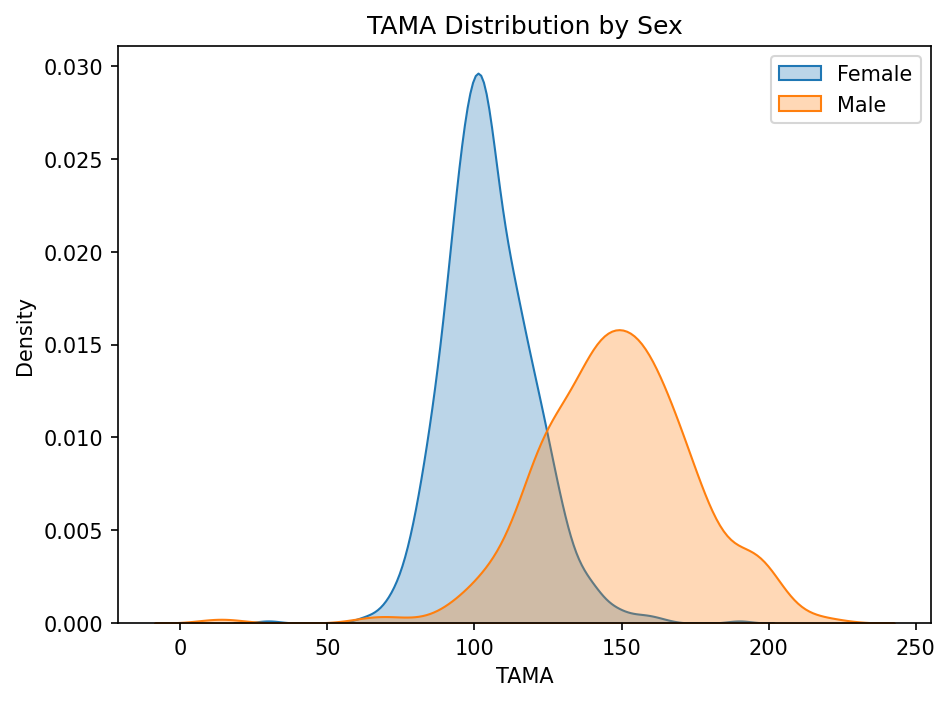
#> input picture 연구코드/results/0508/TAMA/Distribution_by_Sex.png, 950 x 701 px
$ python -i data_redefined.py   (imports and definitions only)
#> lines starting #> are read from the running program, lines starting #| are printed output that depends on the picture; after the words box and inside, x2 and y2 are one past the last pixel; in counts of white or black regions, pixels touching at a corner belong together
import os
import pydicom
import pandas as pd
import numpy as np
import cv2
from pathlib import Path
from tqdm import tqdm
from scipy import stats, signal
import pywt

AEC_POINTS = 128

def find_plot_y_bounds(image_bgr) -> tuple[int, int]:
    """
    Hough 변환으로 긴 수평선을 검출해 plot 영역의 top(y=800) / bottom(y=0) 픽셀 행을 반환.
    검출 실패 시 이미지 전체 높이를 사용.
    """
    height, width = image_bgr.shape[:2]
    gray  = cv2.cvtColor(image_bgr, cv2.COLOR_BGR2GRAY)
    edges = cv2.Canny(gray, 30, 100)

    lines = cv2.HoughLinesP(
        edges, 1, np.pi / 180,
        threshold=width // 5,
        minLineLength=width // 4,
        maxLineGap=50,
    )

    if lines is None:
        return 0, height

    h_ys = [
        (y1 + y2) / 2
        for _, y1, _, y2 in lines[:, 0]
        if abs(y2 - y1) < 3
    ]

    if len(h_ys) < 2:
        return 0, height

    return int(min(h_ys)), int(max(h_ys))


def extract_aec(image_path: Path, n_points: int = AEC_POINTS, y_max: float = 800.0) -> np.ndarray:
#> called with n_points = 128, y_max = 800
    raw = np.fromfile(str(image_path), dtype=np.uint8)
    if raw.size == 0:
        raise ValueError(f"Empty file (0 bytes): {image_path}")
    image_bgr = cv2.imdecode(raw, cv2.IMREAD_COLOR)
#> image_bgr is the input picture: shape (701, 950, 3); mean B, G, R 242.2, 243.7, 245.1
    if image_bgr is None:
        raise ValueError(f"Image decode failed: {image_path}")

    # HSV 변환 후 파란색 마스크 (Hue 100~130°)
    hsv = cv2.cvtColor(image_bgr, cv2.COLOR_BGR2HSV)
#> hsv: shape (701, 950, 3); mean H, S, V 7.7, 10.1, 248.2
    lower_blue = np.array([100, 80, 80], dtype=np.uint8)
    upper_blue = np.array([130, 255, 255], dtype=np.uint8)
    blue_mask  = cv2.inRange(hsv, lower_blue, upper_blue)
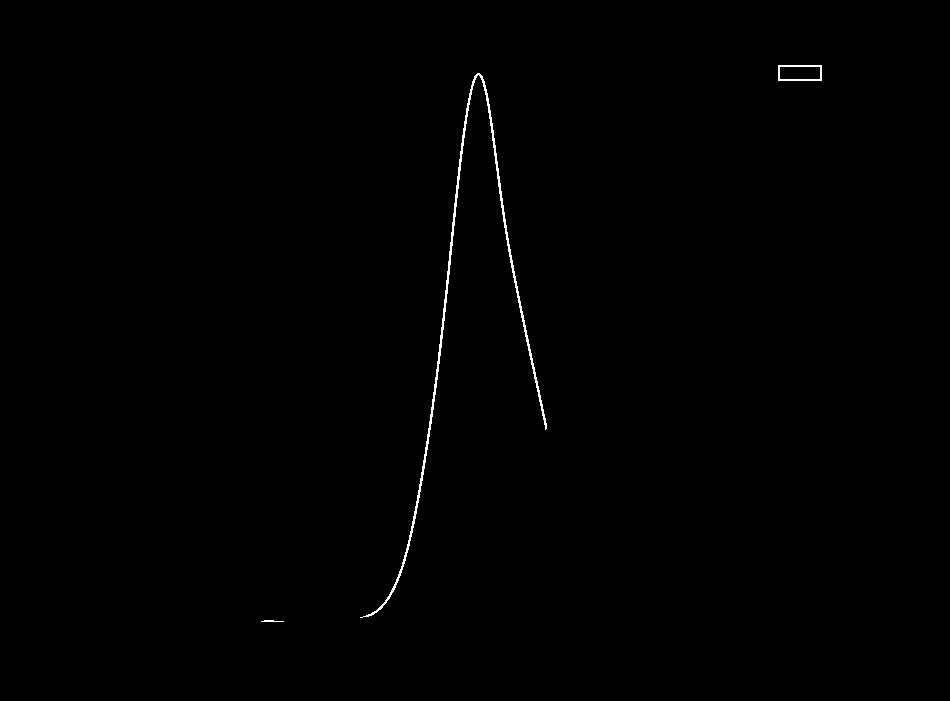
#> blue_mask: shape (701, 950); 0.37% white in thin lines or dots, all inside (x1, y1, x2, y2) = (261, 65, 822, 622)

    kernel    = np.ones((3, 3), np.uint8)
    blue_mask = cv2.morphologyEx(blue_mask, cv2.MORPH_CLOSE, kernel)

    y_idx, x_idx = np.where(blue_mask > 0)
#> y_idx = 2481 values from 65 to 621; x_idx = 2481 values, max 821 at index 43, min 261 at index 2458, mean 492.3
    if len(x_idx) == 0:
        raise ValueError(f"Blue line not found: {image_path}")

    unique_x = np.unique(x_idx)
#> unique_x = 254 values from 261 to 821
    mean_y   = np.array([y_idx[x_idx == x].mean() for x in unique_x], dtype=float)
#> mean_y = 254 values, max 621 at index 0, min 72.5 at index 210, mean 336
    target_x = np.linspace(unique_x.min(), unique_x.max(), n_points)
#> target_x = 128 values from 261 to 821
    interp_y = np.interp(target_x, unique_x, mean_y)  # 픽셀 행 (위=0)
#> interp_y = 128 values, max 621 at index 0, min 72.5 at index 118, mean 338.6

    # 그래프 영역 경계 자동 검출
    plot_top, plot_bottom = find_plot_y_bounds(image_bgr)  # top=y_max, bottom=y=0
#> in find_plot_y_bounds, `gray  = cv2.cvtColor(image_bgr, cv2.COLOR_BGR2GRAY)`:
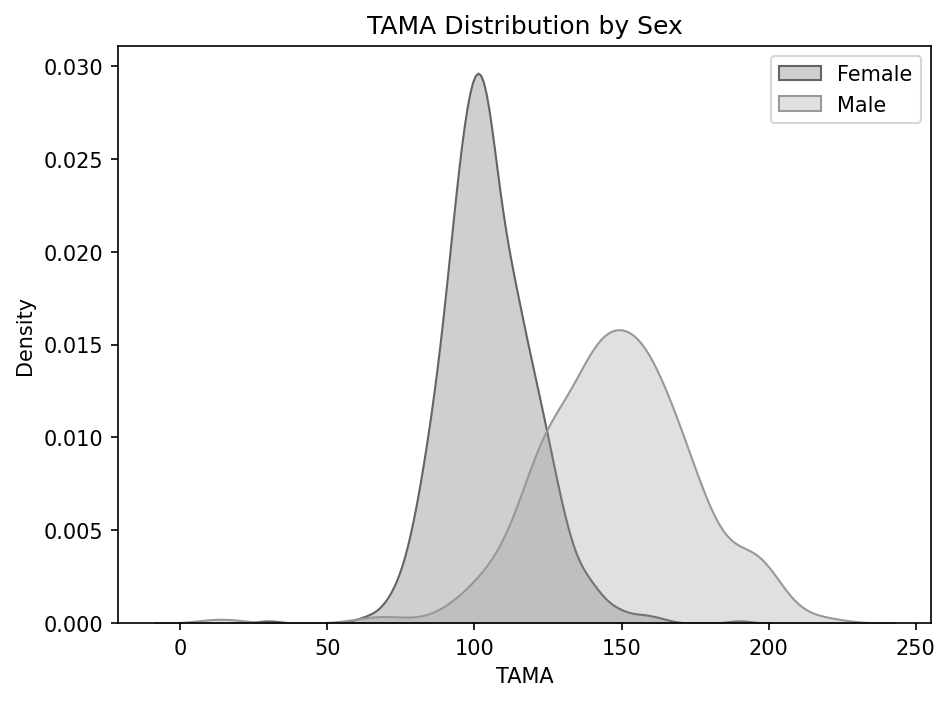
#> gray: shape (701, 950); min 0, max 255, mean 244
#> in find_plot_y_bounds, `edges = cv2.Canny(gray, 30, 100)`:
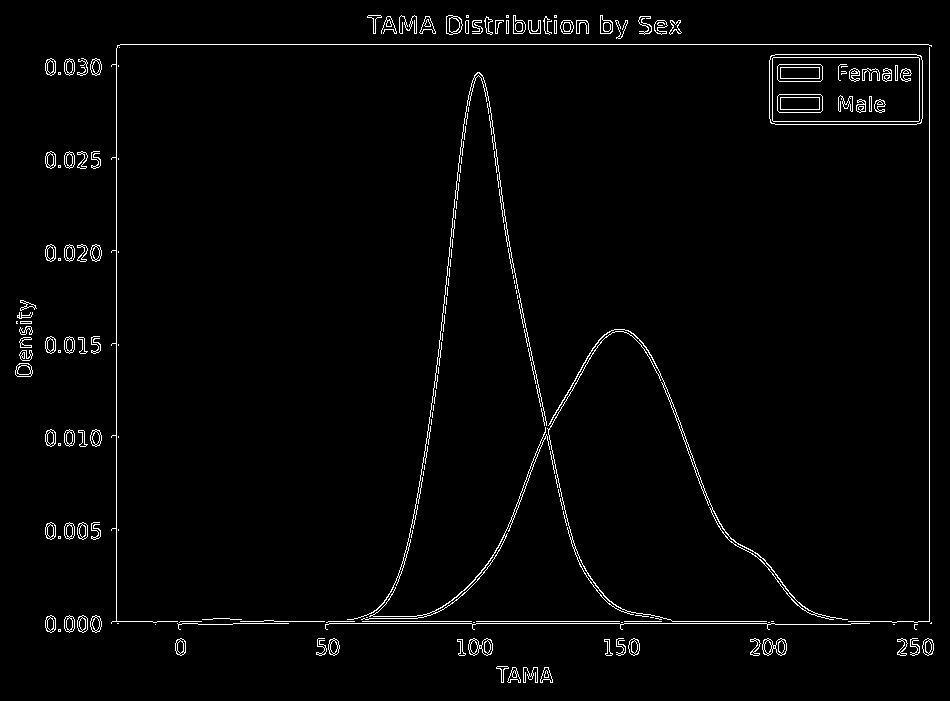
#> edges: shape (701, 950); 2.2% white in thin lines or dots
#> in find_plot_y_bounds, `lines = cv2.HoughLinesP( edges, 1, np.pi / 180, threshold=width // 5, ..`: lines = [[120, 44, 928, 44], [45, 621, 773, 621], [177, 623, 774, 623], [929, 654, 929, 45], [116, 620, 116, 48], [502, 216, 572, 546], [509, 258, 565, 522], [420, 493, 470, 87]]
#> in find_plot_y_bounds, `h_ys = [ (y1 + y2) / 2 for _, y1, _, y2 in lines[:, 0] if abs(y2 - y1)..`: h_ys = [44, 621, 623]
#> plot_top = 44; plot_bottom = 623

    # 픽셀 → 실제 mA 값 변환
    # plot_bottom 픽셀행 → 0 mA, plot_top 픽셀행 → y_max mA
    span = plot_bottom - plot_top
#> span = 579
    if span <= 0:
        raise ValueError(f"Plot bounds detection failed: top={plot_top}, bottom={plot_bottom}")

    return (plot_bottom - interp_y) / span * y_max

# [99 lines left out: function extract_aec_features, not called in this run]


SITE = "강남"

# ── 1. DLO 데이터 정제 (메모리) ─────────────────────────────────────
dlo_path = rf"C:\Users\user\Desktop\Study\data\AEC\{SITE}\Results\DLO_Results.xlsx"
# [1 line that did not run here, left out]
# [1 line that did not run here, left out]
# [1 line that did not run here, left out]

# ── 2. DICOM 태그 추출 (메모리) ──────────────────────────────────────
root_dir = rf"D:\데이터서비스팀 영상제공\{SITE}\{SITE}_axial"
# [1 line that did not run here, left out]
records  = []

# [16 lines not run here, left out]

df_dicom = pd.DataFrame(records)

# ── 3. 병합 ──────────────────────────────────────────────────────────
# [1 line that did not run here, left out]
# [1 line that did not run here, left out]
# [1 line that did not run here, left out]

# ── 4. AEC 128 포인트 추출 ───────────────────────────────────────────
aec_dir = Path(rf"C:\Users\user\Desktop\Study\data\AEC\{SITE}\AEC")
png_map = {p.stem: p for p in aec_dir.glob("*.png")}

aec_vectors = []
# [10 lines not run here, left out]

# [1 line that did not run here, left out]
# [1 line that did not run here, left out]

# ── 5. AEC feature 추출 ──────────────────────────────────────────────
feat_rows = []
# [2 lines not run here, left out]

df_feats  = pd.DataFrame(feat_rows)
# [1 line that did not run here, left out]

# ── 6. 최종 저장 ─────────────────────────────────────────────────────
final_path = rf"C:\Users\user\Desktop\Study\data\AEC\{SITE}\Results\{SITE}_final.xlsx"
# [2 lines not run here, left out]

>>> result = extract_aec('../../results/0508/TAMA/Distribution_by_Sex.png')
#> result = 128 values, max 760.6 at index 118, min 2.76 at index 0, mean 393
